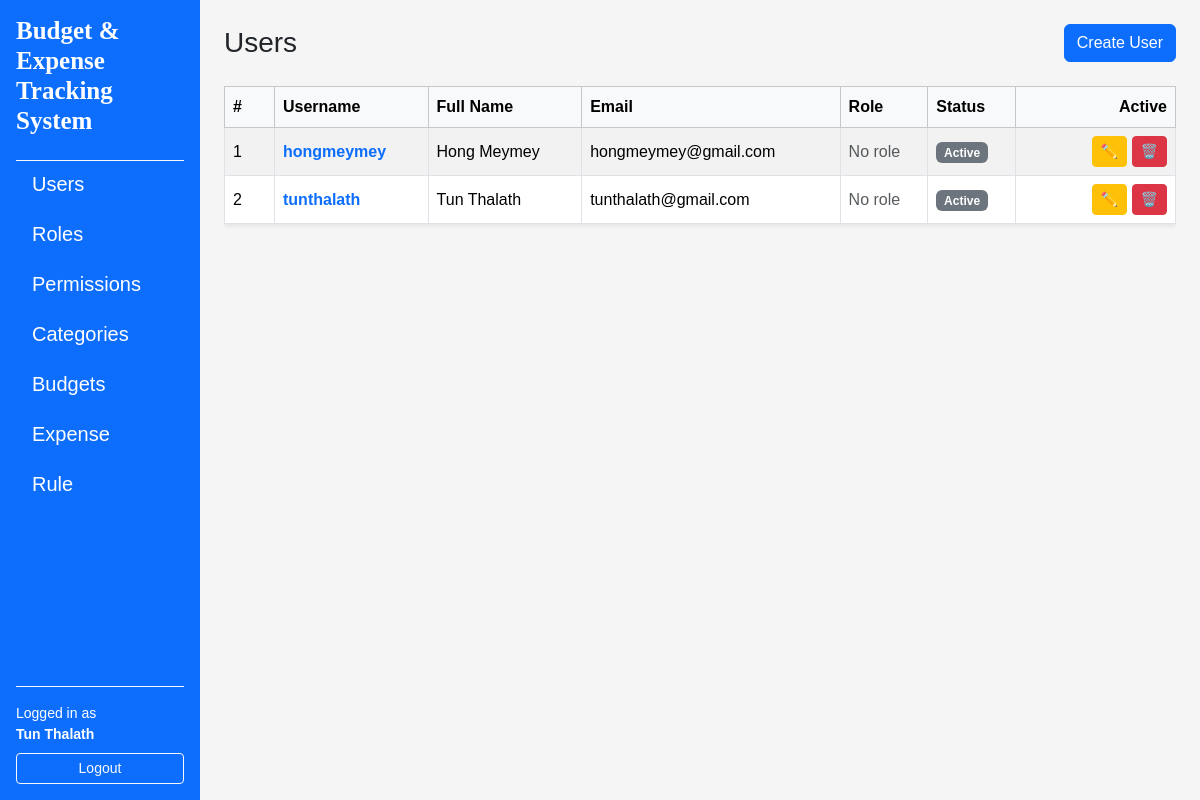
Page /users/ (signed in) on the earlier database version.
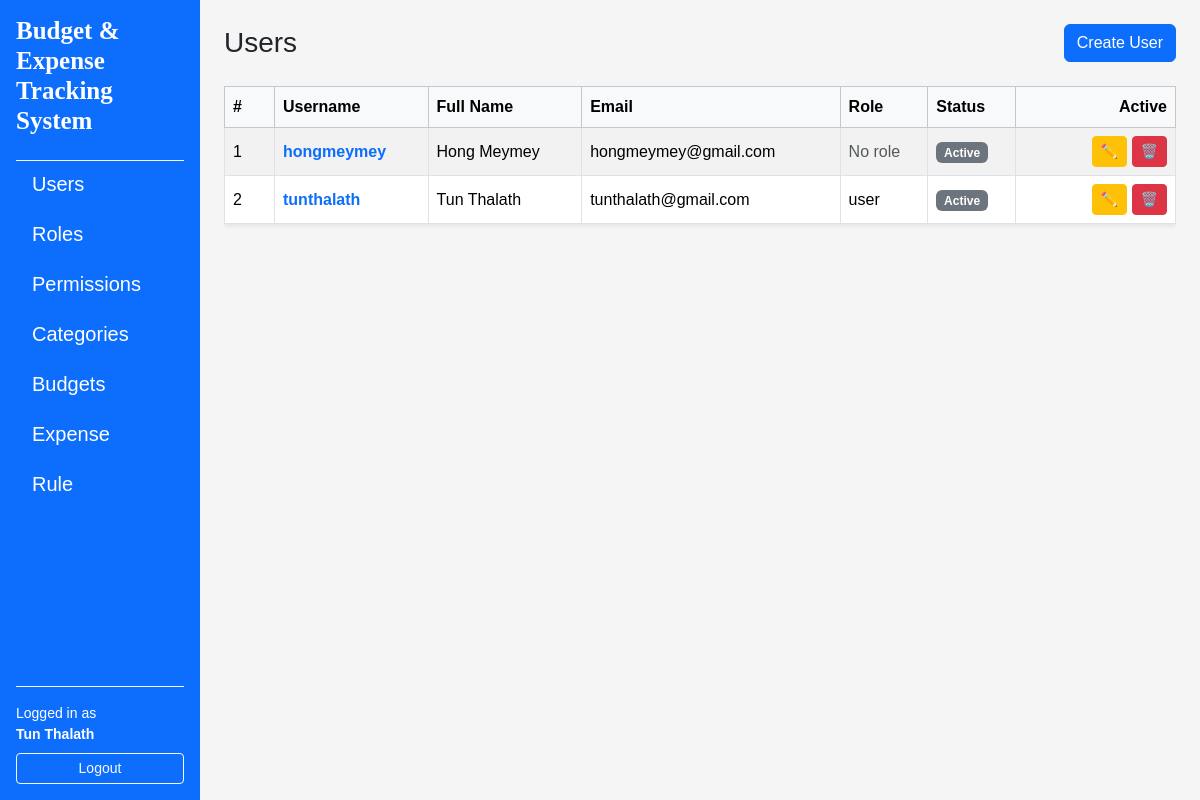
Same page on the later database version.
### app/models/user.py (models this page shows, shortened)
class User(UserMixin, db.Model):
    __tablename__ = "users"
    id = db.Column(db.Integer, primary_key=True)
    username = db.Column(db.String(80), unique=True, nullable=False)
    email = db.Column(db.String(120), unique=True, nullable=False)
    full_name = db.Column(db.String(120), nullable=False)
    is_active = db.Column(db.Boolean, default=True, nullable=False)
    password_hash = db.Column(db.String(255), nullable=False)
    created_at = db.Column(db.DateTime, default=datetime.utcnow, nullable=False)
    updated_at = db.Column(db.DateTime, default=datetime.utcnow, onupdate=datetime.utcnow, nullable=False)
    roles = db.relationship("Role", secondary=user_roles, back_populates="users")

### app/models/role.py (models this page shows, shortened)
class Role (db.Model):
    __tablename__ = "roles"
    id = db.Column(db.Integer, primary_key=True)
    name = db.Column(db.String(80), unique=True, nullable=False)
    description = db.Column(db.String(255))
    created_at = db.Column(db.DateTime, default=datetime.utcnow, nullable=False)
    updated_at = db.Column(
        db.DateTime, default=datetime.utcnow, onupdate=datetime.utcnow, nullable=False
    )
    users = db.relationship("User", secondary=user_roles, back_populates="roles")
    permissions = db.relationship("Permission", secondary=role_permissions, back_populates="roles")

### app/routes/user_routes.py (the view)
@user_bp.route("/")
@login_required
def index():
    users = UserService.get_all()
    return render_template("users/index.html", users=users)

### app/services/user_services.py (called while the page is built)
    @staticmethod
    def get_all() -> List[User]:
        return User.query.order_by(User.id.desc()).all()

### app/templates/users/index.html (shortened to what this page needs)
{% extends "layouts/base.html" %}
{% block content %}
<div class="d-flex justify-content-between align-items-center mb-4">
    <h1 class="h3 mb-0">Users</h1>
    <a href="{{ url_for('users.create') }}" class="btn btn-primary">Create User</a>
</div>
{% if users %}
<div class="table-responsive">
    <table class="table table-striped table-bordered align-middle shadow-sm">
        <thead class="table-light">
            <tr>
                <th style="width: 50px">#</th>
                <th>Username</th>
                <th>Full Name</th>
                <th>Email</th>
                <th>Role</th>
                <th>Status</th>
                <th class="text-end" style="width: 160px">Active</th>
            </tr>
        </thead>
        <tbody>
            {% for user in users %}
            <tr>
                <td>{{ loop.index }}</td>
                <td>
                    <a
                        href="{{ url_for('users.detail', user_id=user.id) }}"
                        class="text-decoration-none fw-semibold"
                    >
                    {{ user.username }}
                    </a>
                </td>
                <td>{{ user.full_name }}</td>
                <td>{{ user.email }}</td>
                <td>
                    {% if user.roles %}
                    {{ user.roles[0].name }}
                    {% else %}
                        <span class="text-muted">No role</span>
                    {% endif %}
                </td>
                <td>
                    {% if user.is_active %}
                        <span class="badge bg-secondary">Active</span>
                    {% else %}
                        <span class="badge bg-secondary">Inactive</span>
                    {% endif %}
                </td>
                <td class="text-end">
                    <a
                        href="{{ url_for('users.edit', user_id = user.id) }}"
                        class="btn btn-sm btn-warning"
                        title="Edit"
                    >
                    ✏️
                    </a>
                    <a
                        href="{{ url_for('users.delete_confirm', user_id = user.id) }}"
                        class="btn btn-sm btn-danger"
                        title="Delete"
                    >
                    🗑️
                    </a>
                </td>
            </tr>
            {% endfor %}
        </tbody>
    </table>
</div>
{% else %}
<div class="alert alert-info">
    No users found
    <a href="{{ url_for('users.create') }}">Create the first user</a>.
</div>
{% endif %}
{% endblock %}

### app/templates/layouts/base.html (shortened to what the changed rows need)
<!doctype html>
<html lang="en">
    <head>
        <link href="https://cdn.jsdelivr.net/npm/bootstrap@5.3.8/dist/css/bootstrap.min.css" rel="stylesheet" />
        <link rel="stylesheet" href="https://cdnjs.cloudflare.com/ajax/libs/font-awesome/4.7.0/css/font-awesome.min.css">
        <link rel="stylesheet" href="{{ url_for('static', filename='css/style.css') }} " />
    </head>
    <body>
        <div class="container-fluid">
            <div class="row min-vh-100">
                {% if current_user.is_authenticated %}
                <nav class="col-12 col-md-3 col-lg-2 bg-primary text-white d-flex flex-column p-3">
                    <div class="mt-auto pt-3 border-top border-light">
                        {% if current_user.is_authenticated %}
                            <div class="small mb-2">
                                Logged in as<br>
                                <strong>{{ current_user.full_name }}</strong>
                            </div>
                            <a href="{{ url_for('auth.logout') }}"
                            class="btn btn-outline-light btn-sm w-100">
                                Logout
                            </a>
                        {% else %}
                            <a href="{{ url_for('auth.login') }}"
                            class="btn btn-outline-light btn-sm w-100">
                                Login
                            </a>
                        {% endif %}
                    </div>
                </nav>
                {% endif %}
                <main class="col-12 col-md-9 col-lg-10 p-4">
                    {% block content %}{% endblock %}
                </main>
            </div>
        </div>
    </body>
</html>

Differences in the rows shown:
changed User "tunthalath": name (not shown) → "user"; no longer shows "No role"
